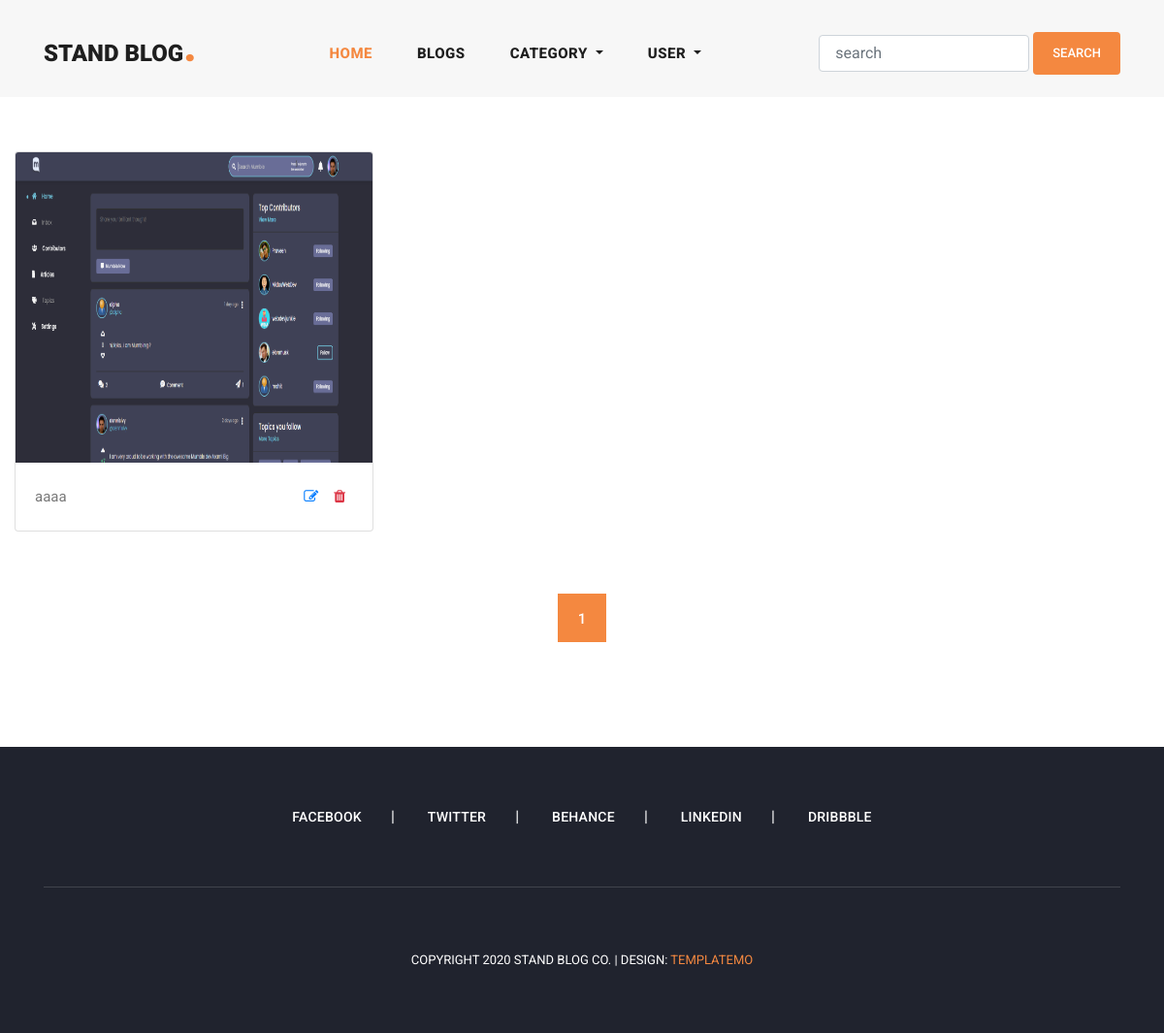
Before: /myblogs/ (signed in) with the older database file.
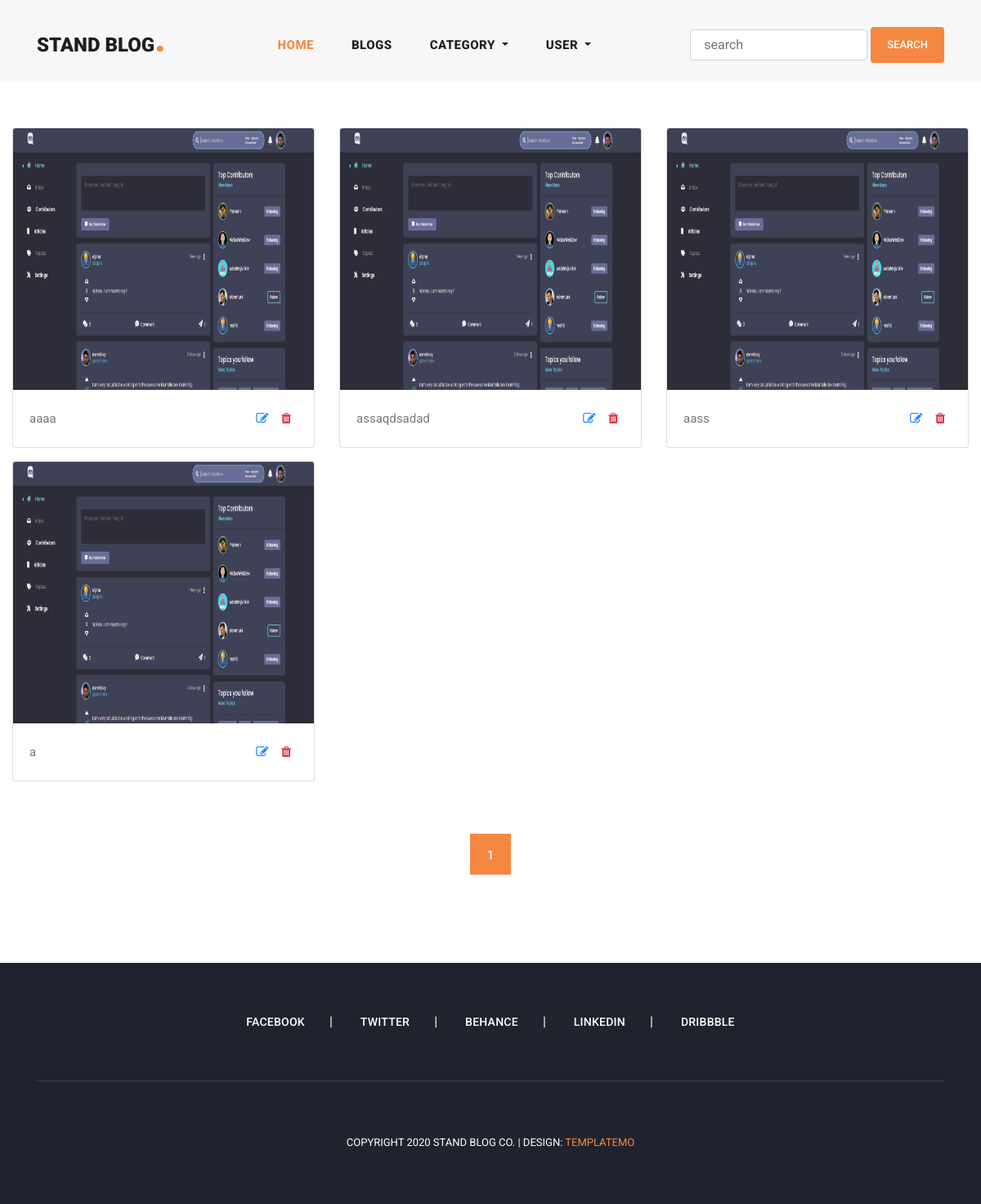
After: the same page with the newer database file.
### user/models.py (models this page shows, shortened)
class User(AbstractUser):
    email = models.EmailField(
        max_length=150,
        unique=True,
        error_messages={
            "unique": "The email must be unique"
        }
    )
    profile_image = models.ImageField(
        null=True,
        blank=True,
        upload_to="profile_images"
    )
    followers = models.ManyToManyField("Follow")
    REQUIRED_FIELDS = ["email"]
    objects = CustomUserManager()

### blog/models.py (models this page shows, shortened)
class Blog(models.Model):
    user = models.ForeignKey(User, related_name="user_blogs",on_delete=models.CASCADE)
    category = models.ForeignKey(Category,related_name="category_blogs",on_delete=models.CASCADE)
    tags = models.ManyToManyField(Tag,related_name="tag_blogs",blank=True)
    likes = models.ManyToManyField(User,related_name="user_likes", blank=True)
    title = models.CharField(max_length=250)
    slug = models.SlugField(null=True,blank=True)
    blog_image = models.ImageField(upload_to="blog_images")
    description = RichTextField()
    created = models.DateField(auto_now_add=True)

### blog/views.py (the view, shortened to what this page needs)
# urls.py: path('myblogs/', myblogs,name="myblogs"),
@login_required(login_url='login_user')
def myblogs(request):
    queryset = request.user.user_blogs.all()
    page = request.GET.get('page',1)
    paginator = Paginator(queryset, 6)
    delete = request.GET.get('delete',None)
    try:
        blogs = paginator.page(page)
    except EmptyPage:
        blogs = paginator.page(1)
    except PageNotAnInteger:
        blogs = paginator.page(1)
        return redirect('blogs')
    context = {"blogs": blogs,  "paginator": paginator}
    return render(request, 'myblogs.html', context)

### blog/context_processors.py (called while the page is built)
def get_all_categories(request):
    categories = Category.objects.all()
    context = {
        "categories": categories
    }
    return context

### user/context_processors.py (called while the page is built)
def user_notification(request):
    context = {}
    if request.user.is_authenticated:
        notifications = Notification.objects.filter(user=request.user).order_by('created')
        unseen = notifications.exclude(is_seen = True)
        context['notifications'] = notifications
        context['unseen'] = unseen.count()
    return context

### templates/myblogs.html (shortened to what this page needs)
{% extends 'main.html' %}
{% load static %}
{% block content %}
<section class="my-blogs">
    <div class="container-fluid">
        <div class="row py-5">
          {% for blog in blogs %}
            <div class="col-md-4 my-2">
                <div class="card">
                    <img class="card-img-top img-fluid" style="width: 100%; height: 320px;" src="{{blog.blog_image.url}}" alt="Card image cap">
                    <div class="card-body">
                      <p class="card-text d-flex flex-row">
                        {{blog.title|truncatechars:15}}
                        <a class="px-2 ml-auto" href="{% url 'updateblogs' blog.slug %}">
                          <i class="fa fa-edit"></i>
                        </a>
                        <a class="px-2" href="?delete={{blog.pk}}">
                          <i class="fa fa-trash text-danger"></i>
                        </a>
                      </p>
                    </div>
                  </div>
            </div>
        {% endfor %}
        </div>
        <div class="row py-2 justify-content-center">
          <div class="col-md-8">
            {% include 'pagination.html' %}
          </div>
        </div>
    </div>
</section>
{% endblock content %}

### templates/main.html (shortened to what this page needs)
<!DOCTYPE html>
<html lang="en">
  <head>
    {% load static %}
    <link href="{% static 'vendor/bootstrap/css/bootstrap.min.css' %}" rel="stylesheet">
    <link rel="stylesheet" href="{% static 'css/fontawesome.css' %}">
    <link rel="stylesheet" href="{% static 'css/templatemo-stand-blog.css' %}">
    <link rel="stylesheet" href="{% static 'css/owl.css' %}">
    <link rel="stylesheet" href="{% static 'css/main.css' %}">
    </head>
    <body>
         {% include 'header.html' %}
         {% block content %}
         {% endblock content %}
         {% include 'footer.html' %}
    </body>
    </html>

### templates/header.html (shortened to what this page needs)
<header class="">
    <nav class="navbar navbar-expand-lg">
      <div class="container">
        <a class="navbar-brand" href="index.html"><h2>Stand Blog<em>.</em></h2></a>
        <div class="collapse navbar-collapse" id="navbarResponsive">
          <ul class="navbar-nav ml-auto">
            <li class="nav-item active">
              <a class="nav-link" href="{% url 'home' %}">Home
              </a>
            </li>
            <li class="nav-item">
              <a class="nav-link" href="{% url 'blogs' %}">Blogs</a>
            </li>
            <li class="nav-item dropdown">
              <a class="nav-link dropdown-toggle" href="#" id="navbarDropdown" role="button" data-toggle="dropdown" aria-haspopup="true" aria-expanded="false">
                Category
              </a>
            </li>
            {% if request.user.is_authenticated %}
            <li class="nav-item dropdown">
              <a class="nav-link dropdown-toggle" href="#" id="navbarDropdown" role="button" data-toggle="dropdown" aria-haspopup="true" aria-expanded="false">
                {{request.user.username}}
              </a>
            </li>
            {% else %}
            <li class="nav-item">
              <a class="nav-link" href="{% url 'login_user' %}">Login</a>
            </li>
            {% endif %}
          </ul>
          <form class="form-inline d-flex flex-nowrap my-2 ml-auto search-form" action="{% url 'search_blogs' %}" method="GET">
            <input class="form-control px-3" name="search" type="text" placeholder="search" required>
            <button class="btn btn-primary ml-1">Search</button>
          </form>
        </div>
      </div>
    </nav>
  </header>

### templates/pagination.html (shortened to what this page needs)
<ul class="page-numbers">
    {% for page in blogs.paginator.page_range %}
    {% if page == blogs.number %}
    <li class="active"><a href="?page={{page}}">{{page}}</a></li>
    {% else %}
    <li><a href="?page={{page}}">{{page}}</a></li>
    {% endif %}
    {% endfor %}
</ul>

### templates/footer.html
<footer>
    <div class="container">
      <div class="row">
        <div class="col-lg-12">
          <ul class="social-icons">
            <li><a href="#">Facebook</a></li>
            <li><a href="#">Twitter</a></li>
            <li><a href="#">Behance</a></li>
            <li><a href="#">Linkedin</a></li>
            <li><a href="#">Dribbble</a></li>
          </ul>
        </div>
        <div class="col-lg-12">
          <div class="copyright-text">
            <p>Copyright 2020 Stand Blog Co.
               | Design: <a rel="nofollow" href="https://templatemo.com" target="_parent">TemplateMo</a></p>
          </div>
        </div>
      </div>
    </div>
  </footer>

### templates/scripts.html (shortened to what this page needs)
{% load static %}

### static/css/templatemo-stand-blog.css (style rules this page uses)
body { font-family: 'Roboto', sans-serif; overflow-x: hidden; text-rendering: optimizeLegibility; -webkit-font-smoothing: antialiased; -moz-osx-font-smoothing: grayscale; }
p { margin-bottom: 0px; font-size: 15px; font-weight: 400; color: #7a7a7a; line-height: 30px; }
a { text-decoration: none!important; }
ul { padding: 0; margin: 0; list-style: none; }
h1,h2,h3,h4,h5,h6 { margin: 0px; }
header { z-index: 99999; width: 100%; height: 100px; background-color: #f7f7f7; -webkit-transition: all 0.3s ease-in-out 0s; -moz-transition: all 0.3s ease-in-out 0s; -o-transition: all 0.3s ease-in-out 0s; transition: all 0.3s ease-in-out 0s; }
header .navbar { padding: 25px 0px; }
.navbar .navbar-brand { float: left; margin-top: -12px; outline: none; }
.navbar .navbar-brand h2 { color: #1e1e1e; text-transform: uppercase; font-size: 24px; font-weight: 900; -webkit-transition: all .3s ease 0s; -moz-transition: all .3s ease 0s; -o-transition: all .3s ease 0s; transition: all .3s ease 0s; }
.navbar .navbar-brand h2 em { font-size: 44px; font-style: normal; color: #f48840; }
#navbarResponsive { z-index: 999; }
.navbar-collapse { text-align: center; }
.navbar .navbar-nav .nav-item { margin: 0px 15px; }
.navbar .navbar-nav a.nav-link { text-transform: capitalize; font-size: 15px; font-weight: 800; text-transform: uppercase; letter-spacing: 0.5px; color: #1e1e1e; transition: all 0.3s; }
.navbar .navbar-nav .nav-link:hover, .navbar .navbar-nav .active>.nav-link, .navbar .navbar-nav .nav-link.active, .navbar .navbar-nav .nav-link.show, .navbar .navbar-nav .show>.nav-link { color: #f48840; }
ul.page-numbers { text-align: center; }
ul.page-numbers li { display: inline-block; margin: 0px 5px; }
ul.page-numbers li a { width: 50px; height: 50px; display: inline-block; text-align: center; line-height: 50px; font-size: 15px; color: #7a7a7a; border: 1px solid #eee; font-weight: 500; transition: all 0.3s; }
ul.page-numbers li.active a { background-color: #f48840; border-color: #f48840; color: #fff; }
footer { margin-top: 100px; text-align: center; background-color: #20232e; padding: 60px 0px; }
footer ul.social-icons { padding-bottom: 60px; margin-bottom: 60px; border-bottom: 1px solid rgba(250,250,250,0.15); }
footer ul.social-icons li { display: inline-block; margin-right: 30px; }
footer ul.social-icons li:after { content: "|"; color: #fff; margin-left: 30px; }
footer ul.social-icons li:last-child { margin-right: 0px; }
footer ul.social-icons li:last-child::after { display: none; }
footer ul.social-icons li a { font-size: 14px; text-transform: uppercase; color: #fff; font-weight: 500; letter-spacing: 0.25px; transition: all .3s; }
footer p { font-size: 13px; text-transform: uppercase; color: #fff; }
footer p a { color: #f48840; }

### static/css/main.css (style rules this page uses)
.btn-primary { display: inline-block; background-color: #f48840; color: #fff; font-size: 13px; font-weight: 500; padding: 12px 20px; text-transform: uppercase; transition: all .3s; border: none; outline: none; }
input, textarea { text-transform: none !important; }

Changed rows visible on the page:
added Blog: blog_image (picture), title "assaqdsadad"
added Blog: blog_image (picture), title "aass"
added Blog: blog_image (picture), title "a"
